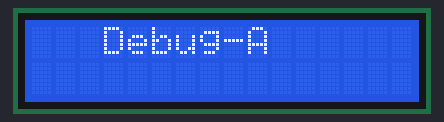
This sketch was run on a simulated Arduino Uno, built with avr-gcc and run on an emulated ATmega328P. Shown: 16×2 character LCD.

Above: at 0.1 s.
At 1.1 s:
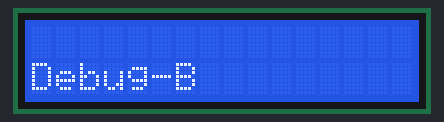

The sketch:

FlowerSupporter-Lcd.ino
```cpp
#include <Wire.h>
#include <LiquidCrystal_I2C.h>

LiquidCrystal_I2C lcd(0x27, 16, 2);

void setup()
{
  lcd.init();
  lcd.backlight();
}

void loop()
{
  lcd.clear();
  lcd.setCursor(3, 0);
  lcd.print("Debug-A");
  delay(1000);
  lcd.clear();
  lcd.setCursor(0, 1);
  lcd.print("Debug-B");
  delay(1000);
}
```

Measured:
- what the display in image 1 shows lasts 1.0 s, from 1.1 s to 2.1 s
